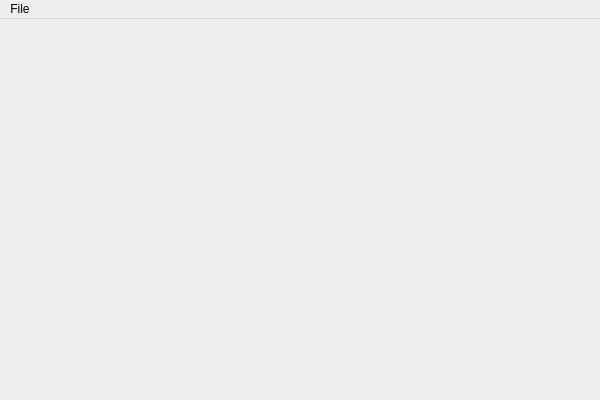
<?xml version="1.0" encoding="UTF-8"?>
<ui version="4.0">
 <class>HDRAutoClass</class>
 <widget class="QMainWindow" name="HDRAutoClass">
  <property name="geometry">
   <rect>
    <x>0</x>
    <y>0</y>
    <width>600</width>
    <height>400</height>
   </rect>
  </property>
  <property name="windowTitle">
   <string>HDRAuto</string>
  </property>
  <widget class="QWidget" name="centralWidget"/>
  <widget class="QMenuBar" name="menuBar">
   <property name="geometry">
    <rect>
     <x>0</x>
     <y>0</y>
     <width>600</width>
     <height>22</height>
    </rect>
   </property>
   <widget class="QMenu" name="menuFile">
    <property name="title">
     <string>File</string>
    </property>
    <addaction name="actionOpen_File"/>
   </widget>
   <addaction name="menuFile"/>
  </widget>
  <action name="actionFile">
   <property name="text">
    <string>File</string>
   </property>
  </action>
  <action name="action_2">
   <property name="text">
    <string>開啟檔案</string>
   </property>
  </action>
  <action name="actionOpen_File">
   <property name="text">
    <string>Open File</string>
   </property>
  </action>
 </widget>
 <layoutdefault spacing="6" margin="11"/>
 <resources>
  <include location="hdrauto.qrc"/>
 </resources>
 <connections/>
</ui>
